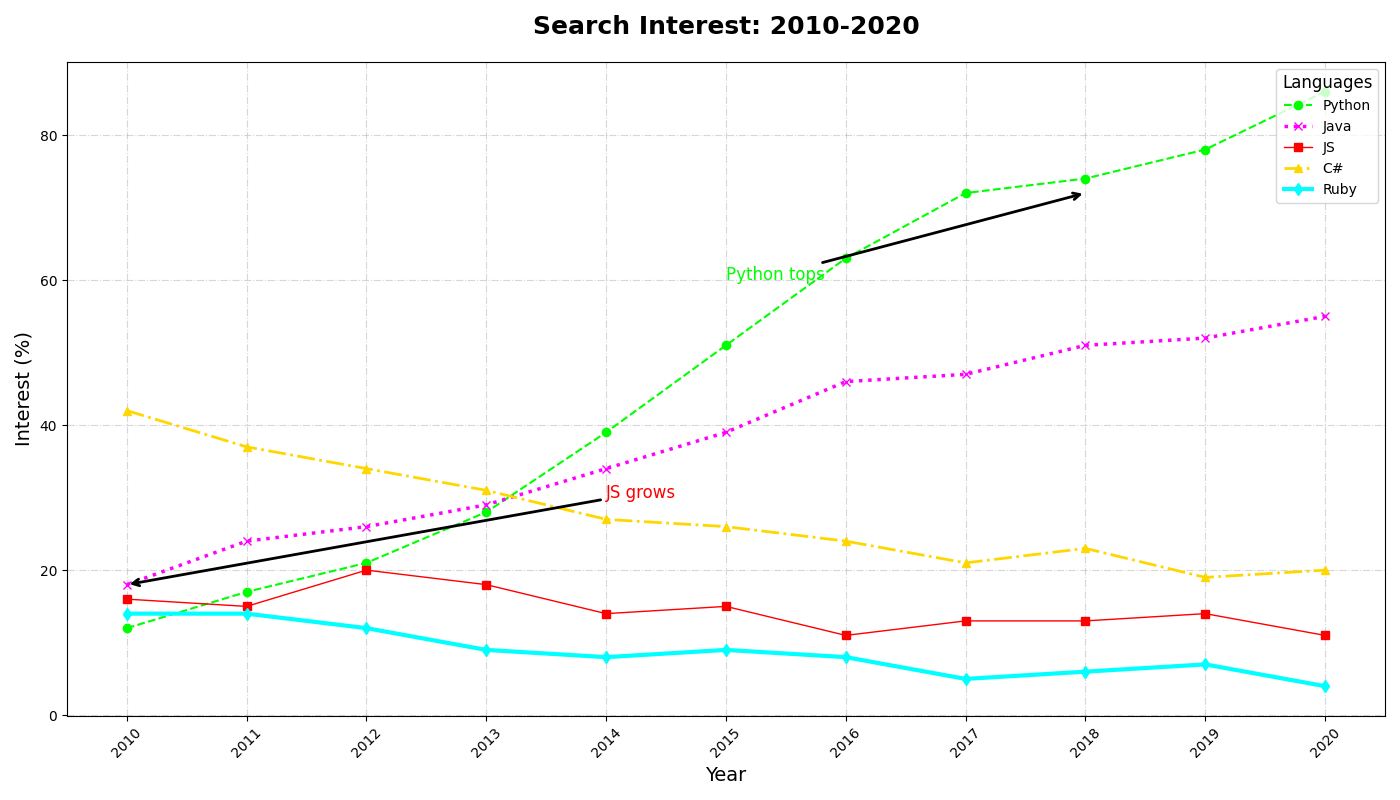

This figure's Python source:
import matplotlib.pyplot as plt
import numpy as np

years = np.arange(2010, 2021)

python_interest = [12, 17, 21, 28, 39, 51, 63, 72, 74, 78, 86]
java_interest = [18, 24, 26, 29, 34, 39, 46, 47, 51, 52, 55]
javascript_interest = [16, 15, 20, 18, 14, 15, 11, 13, 13, 14, 11]
csharp_interest = [42, 37, 34, 31, 27, 26, 24, 21, 23, 19, 20]
ruby_interest = [14, 14, 12, 9, 8, 9, 8, 5, 6, 7, 4]

fig, ax = plt.subplots(figsize=(14, 8))

# Shuffled colors
ax.plot(years, python_interest, marker='o', linestyle='--', color='lime', linewidth=1.5, label='Python')
ax.plot(years, java_interest, marker='x', linestyle=':', color='magenta', linewidth=2.5, label='Java')
ax.plot(years, javascript_interest, marker='s', linestyle='-', color='red', linewidth=1, label='JS')
ax.plot(years, csharp_interest, marker='^', linestyle='-.', color='gold', linewidth=2, label='C#')
ax.plot(years, ruby_interest, marker='d', linestyle='-', color='cyan', linewidth=3, label='Ruby')

ax.set_title('Search Interest: 2010-2020', fontsize=18, weight='bold', pad=20)
ax.set_xlabel('Year', fontsize=14)
ax.set_ylabel('Interest (%)', fontsize=14)

ax.legend(loc='upper right', fontsize=10, title='Languages', title_fontsize=12)
ax.grid(True, linestyle='-.', alpha=0.5)

ax.annotate('Python tops', xy=(2018, 72), xytext=(2015, 60),
            arrowprops=dict(facecolor='grey', arrowstyle='->', lw=2), fontsize=12, color='lime')
ax.annotate('JS grows', xy=(2010, 18), xytext=(2014, 30),
            arrowprops=dict(facecolor='grey', arrowstyle='->', lw=2), fontsize=12, color='red')

plt.xticks(years, rotation=45)
plt.tight_layout()
plt.show()
